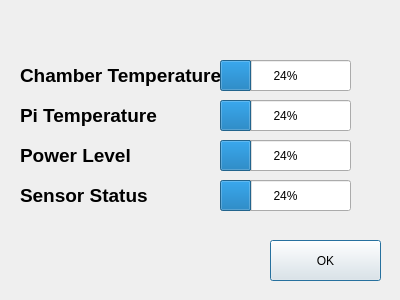
<?xml version="1.0" encoding="UTF-8"?>
<ui version="4.0">
 <class>status</class>
 <widget class="QDialog" name="status">
  <property name="geometry">
   <rect>
    <x>0</x>
    <y>0</y>
    <width>400</width>
    <height>300</height>
   </rect>
  </property>
  <property name="windowTitle">
   <string>Dialog</string>
  </property>
  <widget class="QLabel" name="label">
   <property name="geometry">
    <rect>
     <x>20</x>
     <y>50</y>
     <width>201</width>
     <height>51</height>
    </rect>
   </property>
   <property name="palette">
    <palette>
     <active>
      <colorrole role="Text">
       <brush brushstyle="SolidPattern">
        <color alpha="255">
         <red>171</red>
         <green>255</green>
         <blue>123</blue>
        </color>
       </brush>
      </colorrole>
     </active>
     <inactive>
      <colorrole role="Text">
       <brush brushstyle="SolidPattern">
        <color alpha="255">
         <red>171</red>
         <green>255</green>
         <blue>123</blue>
        </color>
       </brush>
      </colorrole>
     </inactive>
     <disabled>
      <colorrole role="Text">
       <brush brushstyle="SolidPattern">
        <color alpha="255">
         <red>143</red>
         <green>146</green>
         <blue>147</blue>
        </color>
       </brush>
      </colorrole>
     </disabled>
    </palette>
   </property>
   <property name="font">
    <font>
     <pointsize>14</pointsize>
     <weight>75</weight>
     <bold>true</bold>
    </font>
   </property>
   <property name="text">
    <string>Chamber Temperature</string>
   </property>
  </widget>
  <widget class="QProgressBar" name="progressBar">
   <property name="geometry">
    <rect>
     <x>220</x>
     <y>60</y>
     <width>131</width>
     <height>31</height>
    </rect>
   </property>
   <property name="value">
    <number>24</number>
   </property>
  </widget>
  <widget class="QLabel" name="label_2">
   <property name="geometry">
    <rect>
     <x>20</x>
     <y>90</y>
     <width>141</width>
     <height>51</height>
    </rect>
   </property>
   <property name="palette">
    <palette>
     <active>
      <colorrole role="Text">
       <brush brushstyle="SolidPattern">
        <color alpha="255">
         <red>171</red>
         <green>255</green>
         <blue>123</blue>
        </color>
       </brush>
      </colorrole>
     </active>
     <inactive>
      <colorrole role="Text">
       <brush brushstyle="SolidPattern">
        <color alpha="255">
         <red>171</red>
         <green>255</green>
         <blue>123</blue>
        </color>
       </brush>
      </colorrole>
     </inactive>
     <disabled>
      <colorrole role="Text">
       <brush brushstyle="SolidPattern">
        <color alpha="255">
         <red>143</red>
         <green>146</green>
         <blue>147</blue>
        </color>
       </brush>
      </colorrole>
     </disabled>
    </palette>
   </property>
   <property name="font">
    <font>
     <pointsize>14</pointsize>
     <weight>75</weight>
     <bold>true</bold>
    </font>
   </property>
   <property name="text">
    <string>Pi Temperature</string>
   </property>
  </widget>
  <widget class="QProgressBar" name="progressBar_2">
   <property name="geometry">
    <rect>
     <x>220</x>
     <y>100</y>
     <width>131</width>
     <height>31</height>
    </rect>
   </property>
   <property name="value">
    <number>24</number>
   </property>
  </widget>
  <widget class="QLabel" name="label_3">
   <property name="geometry">
    <rect>
     <x>20</x>
     <y>130</y>
     <width>121</width>
     <height>51</height>
    </rect>
   </property>
   <property name="palette">
    <palette>
     <active>
      <colorrole role="Text">
       <brush brushstyle="SolidPattern">
        <color alpha="255">
         <red>171</red>
         <green>255</green>
         <blue>123</blue>
        </color>
       </brush>
      </colorrole>
     </active>
     <inactive>
      <colorrole role="Text">
       <brush brushstyle="SolidPattern">
        <color alpha="255">
         <red>171</red>
         <green>255</green>
         <blue>123</blue>
        </color>
       </brush>
      </colorrole>
     </inactive>
     <disabled>
      <colorrole role="Text">
       <brush brushstyle="SolidPattern">
        <color alpha="255">
         <red>143</red>
         <green>146</green>
         <blue>147</blue>
        </color>
       </brush>
      </colorrole>
     </disabled>
    </palette>
   </property>
   <property name="font">
    <font>
     <pointsize>14</pointsize>
     <weight>75</weight>
     <bold>true</bold>
    </font>
   </property>
   <property name="text">
    <string>Power Level</string>
   </property>
  </widget>
  <widget class="QProgressBar" name="progressBar_3">
   <property name="geometry">
    <rect>
     <x>220</x>
     <y>140</y>
     <width>131</width>
     <height>31</height>
    </rect>
   </property>
   <property name="value">
    <number>24</number>
   </property>
  </widget>
  <widget class="QLabel" name="label_4">
   <property name="geometry">
    <rect>
     <x>20</x>
     <y>170</y>
     <width>151</width>
     <height>51</height>
    </rect>
   </property>
   <property name="palette">
    <palette>
     <active>
      <colorrole role="Text">
       <brush brushstyle="SolidPattern">
        <color alpha="255">
         <red>171</red>
         <green>255</green>
         <blue>123</blue>
        </color>
       </brush>
      </colorrole>
     </active>
     <inactive>
      <colorrole role="Text">
       <brush brushstyle="SolidPattern">
        <color alpha="255">
         <red>171</red>
         <green>255</green>
         <blue>123</blue>
        </color>
       </brush>
      </colorrole>
     </inactive>
     <disabled>
      <colorrole role="Text">
       <brush brushstyle="SolidPattern">
        <color alpha="255">
         <red>143</red>
         <green>146</green>
         <blue>147</blue>
        </color>
       </brush>
      </colorrole>
     </disabled>
    </palette>
   </property>
   <property name="font">
    <font>
     <pointsize>14</pointsize>
     <weight>75</weight>
     <bold>true</bold>
    </font>
   </property>
   <property name="text">
    <string>Sensor Status</string>
   </property>
  </widget>
  <widget class="QProgressBar" name="progressBar_4">
   <property name="geometry">
    <rect>
     <x>220</x>
     <y>180</y>
     <width>131</width>
     <height>31</height>
    </rect>
   </property>
   <property name="value">
    <number>24</number>
   </property>
  </widget>
  <widget class="QPushButton" name="Ok">
   <property name="geometry">
    <rect>
     <x>270</x>
     <y>240</y>
     <width>111</width>
     <height>41</height>
    </rect>
   </property>
   <property name="text">
    <string>OK</string>
   </property>
  </widget>
 </widget>
 <resources/>
 <connections/>
</ui>
